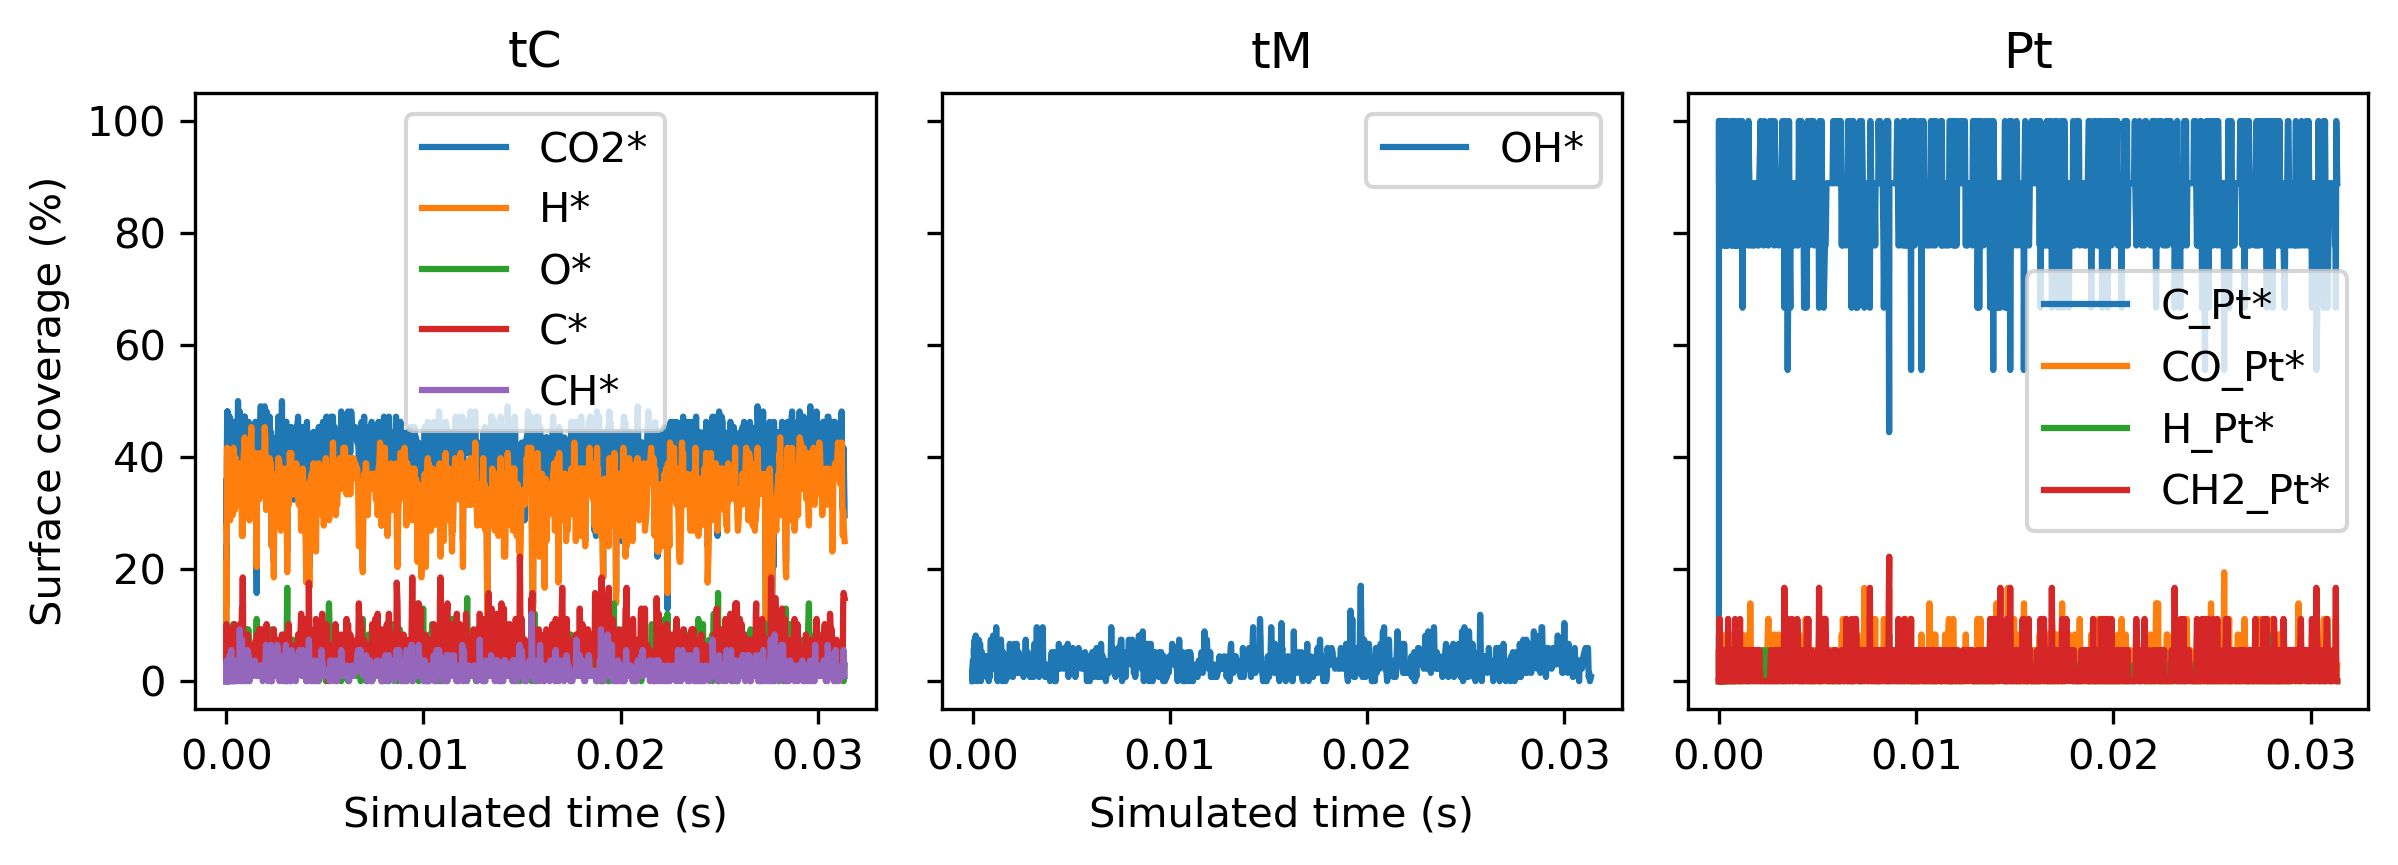

Write the Python code that produced this figure.
import matplotlib.pyplot as plt
from zacrostools.kmc_output import KMCOutput

kmc_output = KMCOutput(
    path='simulation_results/CH4_3.728e-01#CO2_4.394e-01',
    analysis_range=[0, 100],
    range_type='time',
    weights='time')

fig, axs = plt.subplots(1, len(kmc_output.site_types),
                        figsize=(2.7 * len(kmc_output.site_types), 3), sharey='all')

for i, site_type in enumerate(kmc_output.site_types):
    for surf_spec_name in kmc_output.coverage_per_site_type[site_type]:
        av_coverage = kmc_output.av_coverage_per_site_type[site_type][surf_spec_name]
        if av_coverage >= 1.0:
            axs[i].plot(kmc_output.time, kmc_output.coverage_per_site_type[site_type][surf_spec_name],
                        label=surf_spec_name)
    axs[i].set_title(site_type)
    axs[i].legend()

axs[0].set_xlabel('Simulated time (s)')
axs[1].set_xlabel('Simulated time (s)')
axs[0].set_ylabel('Surface coverage (%)')

plt.tight_layout()
plt.savefig('coverage_per_sitetype.png', dpi=300, bbox_inches='tight', transparent=False)
plt.show()

